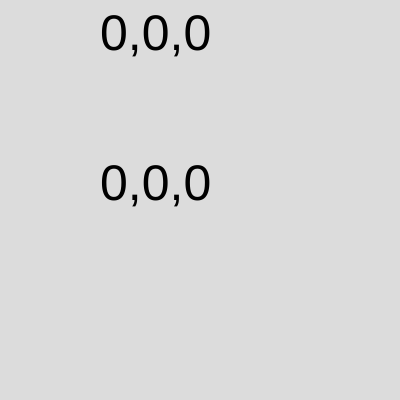
Frame 1 (no input)
Frame 60 (no input): identical to frame 1, image omitted
Frame 120 (the mouse pressed at the canvas centre since frame 60): identical to frame 1, image omitted

The p5.js sketch that drew this single still picture (run headless with seeded random() and noise() and a simulated clock; from frame 60 on, the mouse is pressed at the canvas centre):

// p5.js sketch
// ── sketch.js
let maxX = 0;
let maxY = 0;
let maxZ = 0;
let maxAccels = [maxX, maxY, maxZ];

function setup() {
  createCanvas(400, 400);
}

function draw() {
  background(220);
  accels = [accelerationX, accelerationY, accelerationZ];
  if (accelerationX > maxX) {
    maxAccels[0] = accelerationX;
  }else if (accelerationY > maxY) {
    maxAccels[1] = accelerationY;
  }else if (accelerationZ > maxZ) {
    maxAccels[2] = accelerationZ;
  }
  textSize(50);
  text(accels, 100, 50)
  text(maxAccels, 100, 200)
}
